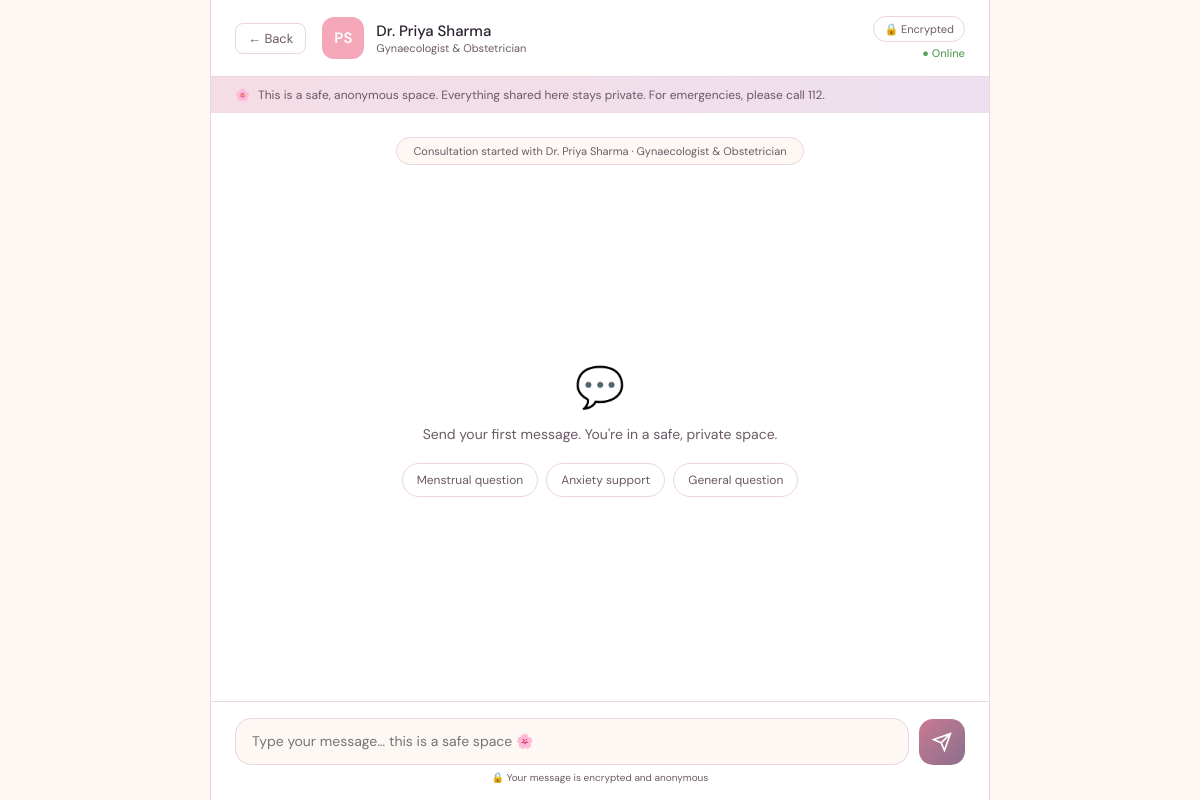
The app's page /chat/1 (signed in) with its own data.
### app.py (models this page shows)
class Doctor(db.Model):
    id           = db.Column(db.Integer, primary_key=True)
    name         = db.Column(db.String(100), nullable=False)
    specialty    = db.Column(db.String(100), nullable=False)
    category     = db.Column(db.String(50), nullable=False)   # menstrual / sexual / mental / general
    experience   = db.Column(db.Integer, default=0)
    rating       = db.Column(db.Float, default=4.5)
    avatar_color = db.Column(db.String(20), default='#e8b4c8')
    available    = db.Column(db.Boolean, default=True)

### app.py (the view)
@app.route('/chat/<int:doctor_id>')
@login_required
def chat(doctor_id):
    doctor  = Doctor.query.get_or_404(doctor_id)
    room_id = f"{session['user_id']}_{doctor_id}"
    messages = Message.query.filter_by(room_id=room_id).order_by(Message.timestamp).all()
    return render_template('chat.html', doctor=doctor, messages=messages,
                           room_id=room_id, username=session.get('username'))

### app.py (called while the page is built)
def login_required(f):
    from functools import wraps
    @wraps(f)
    def decorated(*args, **kwargs):
        if 'user_id' not in session:
            return redirect(url_for('login'))
        return f(*args, **kwargs)
    return decorated

### templates/chat.html (shortened to what this page needs)
<!DOCTYPE html>
<html lang="en">
<head>
<link rel="stylesheet" href="{{ url_for('static', filename='style.css') }}"/>
</head>
<body class="chat-page">
<div class="chat-layout">
  <header class="chat-header">
    <a href="/dashboard" class="back-btn">← Back</a>
    <div class="chat-doctor-info">
      <div class="chat-doc-avatar" style="background:{{ doctor.avatar_color }}">
        {{ doctor.name.split()[1][0] }}{{ doctor.name.split()[2][0] if doctor.name.split()|length > 2 else '' }}
      </div>
      <div>
        <div class="chat-doc-name">{{ doctor.name }}</div>
        <div class="chat-doc-spec">{{ doctor.specialty }}</div>
      </div>
    </div>
    <div class="chat-header-badges">
      <span class="badge-secure">🔒 Encrypted</span>
      <div class="availability avail-yes">● Online</div>
    </div>
  </header>
  <div class="chat-disclaimer">
    <span>🌸</span>
    This is a safe, anonymous space. Everything shared here stays private. For emergencies, please call 112.
  </div>
  <div class="messages-area" id="messages-area">
    <div class="msg-system">
      Consultation started with {{ doctor.name }} · {{ doctor.specialty }}
    </div>
    {% if not messages %}
    <div class="chat-empty">
      <div class="chat-empty-icon">💬</div>
      <p>Send your first message. You're in a safe, private space.</p>
      <div class="quick-prompts">
        <button class="quick-btn" onclick="fillPrompt('I have a question about my menstrual cycle')">Menstrual question</button>
        <button class="quick-btn" onclick="fillPrompt('I\'ve been feeling anxious lately and need guidance')">Anxiety support</button>
        <button class="quick-btn" onclick="fillPrompt('I have a general health concern I\'d like to discuss')">General question</button>
      </div>
    </div>
    {% endif %}
  </div>
  <footer class="chat-input-area">
    <div class="input-row">
      <textarea id="msg-input" placeholder="Type your message… this is a safe space 🌸"
                rows="1" onkeydown="handleKey(event)" oninput="autoResize(this)"></textarea>
      <button class="send-btn" onclick="sendMessage()" id="send-btn">
        <svg width="20" height="20" viewBox="0 0 24 24" fill="none" stroke="currentColor" stroke-width="2">
          <line x1="22" y1="2" x2="11" y2="13"></line>
          <polygon points="22 2 15 22 11 13 2 9 22 2"></polygon>
        </svg>
      </button>
    </div>
    <p class="input-note">🔒 Your message is encrypted and anonymous</p>
  </footer>
</div>
</body>
</html>

### static/style.css (style rules this page uses)
:root { --rose: #e8a0b0; --rose-deep: #c97a91; --rose-soft: #f5dde5; --cream: #fdf8f4; --sage: #b5c9a8; --sage-soft: #e6efe2; --plum: #8b6f8e; --plum-soft: #ede0ef; --gold: #d4a24c; --ink: #2d2230; --ink-soft: #6b5a65; --white: #ffffff; --border: #edd5dd; --shadow: 0 4px 24px rgba(200,130,155,0.12); --shadow-md: 0 8px 40px rgba(200,130,155,0.18); --radius: 16px; --radius-sm: 10px; }
*, *::before, *::after { box-sizing: border-box; margin: 0; padding: 0; }
body { font-family: 'DM Sans', sans-serif; background: var(--cream); color: var(--ink); min-height: 100vh; }
.badge-secure, .badge-anon { font-size: 11px; padding: 5px 10px; border-radius: 20px; border: 1px solid var(--border); color: var(--ink-soft); background: var(--white); }
.availability { font-size: 11px; font-weight: 500; }
.avail-yes { color: #5aa05a; }
.chat-page { background: var(--cream); }
.chat-layout { display: flex; flex-direction: column; height: 100vh; max-width: 780px; margin: 0 auto; background: var(--white); border-left: 1px solid var(--border); border-right: 1px solid var(--border); }
.chat-header { display: flex; align-items: center; gap: 16px; padding: 16px 24px; border-bottom: 1px solid var(--border); background: var(--white); position: sticky; top: 0; z-index: 10; }
.back-btn { font-size: 13px; color: var(--ink-soft); text-decoration: none; padding: 6px 12px; border-radius: 8px; border: 1px solid var(--border); transition: all 0.18s; white-space: nowrap; }
.chat-doctor-info { display: flex; align-items: center; gap: 12px; flex: 1; }
.chat-doc-avatar { width: 42px; height: 42px; border-radius: 12px; display: flex; align-items: center; justify-content: center; font-size: 15px; font-weight: 600; color: white; }
.chat-doc-name { font-size: 15px; font-weight: 500; color: var(--ink); }
.chat-doc-spec { font-size: 11px; color: var(--ink-soft); }
.chat-header-badges { display: flex; flex-direction: column; align-items: flex-end; gap: 4px; }
.chat-disclaimer { background: linear-gradient(90deg, var(--rose-soft), var(--plum-soft)); padding: 10px 24px; font-size: 12px; color: var(--ink-soft); display: flex; gap: 8px; align-items: center; }
.messages-area { flex: 1; overflow-y: auto; padding: 24px; display: flex; flex-direction: column; gap: 16px; }
.msg-system { text-align: center; font-size: 11px; color: var(--ink-soft); background: var(--cream); border-radius: 20px; padding: 6px 16px; border: 1px solid var(--border); align-self: center; }
.chat-empty { flex: 1; display: flex; flex-direction: column; align-items: center; justify-content: center; gap: 12px; color: var(--ink-soft); }
.chat-empty-icon { font-size: 40px; }
.chat-empty p { font-size: 14px; }
.quick-prompts { display: flex; gap: 8px; flex-wrap: wrap; justify-content: center; margin-top: 8px; }
.quick-btn { padding: 8px 14px; border-radius: 20px; border: 1.5px solid var(--border); background: var(--white); font-family: 'DM Sans', sans-serif; font-size: 12px; color: var(--ink-soft); cursor: pointer; transition: all 0.18s; }
.chat-input-area { padding: 16px 24px; border-top: 1px solid var(--border); background: var(--white); position: sticky; bottom: 0; }
.input-row { display: flex; gap: 10px; align-items: flex-end; }
.input-row textarea { flex: 1; padding: 12px 16px; border: 1.5px solid var(--border); border-radius: 16px; font-family: 'DM Sans', sans-serif; font-size: 14px; color: var(--ink); background: var(--cream); resize: none; outline: none; transition: border-color 0.2s; line-height: 1.5; }
.send-btn { width: 46px; height: 46px; border-radius: 14px; border: none; background: linear-gradient(135deg, var(--rose-deep), var(--plum)); color: white; cursor: pointer; display: flex; align-items: center; justify-content: center; transition: all 0.18s; flex-shrink: 0; }
.input-note { font-size: 10px; color: var(--ink-soft); margin-top: 6px; text-align: center; }

### records on screen
Doctor: name "P", name.split|length "S", name "Dr. Priya Sharma", specialty "Gynaecologist & Obstetrician"
